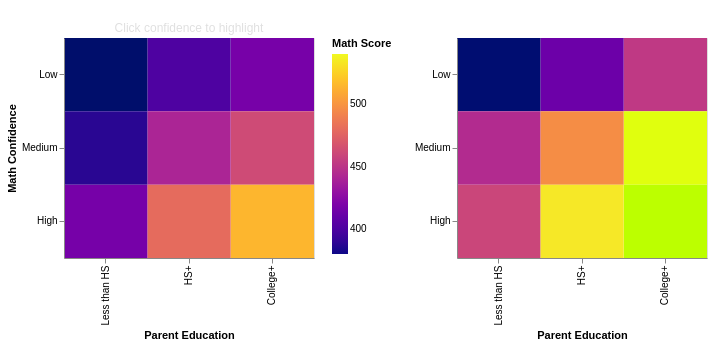

Notebook code for this chart:
### Markdown cell above
## Viz 8: Math Confidence -> Performance Across Datasets

**Left**: Heatmap showing PISA math scores by confidence and parent education  
**Right**: Heatmap showing HSLS math scores by confidence and parent education

### Code cell
pisa_v8 = pisa_df[(pisa_df["MATHEFF"].notna()) &
                   (pisa_df["PV1MATH"].notna()) &
                   (pisa_df["HISCED"].notna())].copy()
pisa_v8["Confidence_Level"] = pd.qcut(pisa_v8["MATHEFF"], 3, labels = ["Low", "Medium", "High"])
pisa_v8["Parent_Education"] = pisa_v8["HISCED"].map({
    1: "Less than HS", 2: "Less than HS", 3: "HS+", 4: "HS+", 5: "HS+", 6: "College+", 7: "College+", 8: "College+"
})

pisa_heatmap = pisa_v8.groupby(["Confidence_Level", "Parent_Education"]).agg(
    Math_Score = ("PV1MATH", "mean"),
    Count = ("PV1MATH", "count")
).reset_index()

hsls_v8 = hsls_df[(hsls_df["X1MTHEFF"].notna()) &
                   (hsls_df["X1TXMTSCOR"].notna()) &
                   (hsls_df["X1PAR1EDU"].notna())].copy()
hsls_v8 = hsls_v8[hsls_v8["X1PAR1EDU"] > 0]
hsls_v8["Confidence_Level"] = pd.qcut(hsls_v8["X1MTHEFF"], 3, labels = ["Low", "Medium", "High"])
hsls_v8["Parent_Education"] = hsls_v8["X1PAR1EDU"].map({
    1: "Less than HS", 2: "HS+", 3: "HS+", 4: "HS+", 5: "College+", 6: "College+", 7: "College+"
})

hsls_heatmap = hsls_v8.groupby(["Confidence_Level", "Parent_Education"]).agg(
    Math_Score = ("X1TXMTSCOR", "mean"),
    Count = ("X1TXMTSCOR", "count")
).reset_index()

conf_order = ["Low", "Medium", "High"]
parent_edu_order_3 = ["Less than HS", "HS+", "College+"]
conf_highlight = alt.selection_point(fields = ["Confidence_Level"], name = "conf_highlight")

left_chart = alt.Chart(pisa_heatmap).mark_rect(cursor = "pointer").encode(
    x = alt.X("Parent_Education:N", title = "Parent Education", sort = parent_edu_order_3),
    y = alt.Y("Confidence_Level:N", title = "Math Confidence", sort = conf_order),
    color = alt.Color("Math_Score:Q",
                    scale = alt.Scale(scheme = "plasma", domain = [380, 540]),
                    legend = alt.Legend(title = "Math Score")),
    opacity = alt.condition(conf_highlight, alt.value(1), alt.value(0.5)),
    tooltip = ["Confidence_Level:N", "Parent_Education:N",
             alt.Tooltip("Math_Score:Q", format = ".1f"),
             alt.Tooltip("Count:Q", format = ",d", title = "Students")]
).add_params(conf_highlight).properties(
    name = "view_1",
    title = {"text": "PISA (International)", "subtitle": "Click confidence to highlight",
           "color": "#FFFFFF", "fontSize": 14, "subtitleColor": "#E0E0E0"},
    width = 250, height = 220
)

right_chart = alt.Chart(hsls_heatmap).mark_rect().encode(
    x = alt.X("Parent_Education:N", title = "Parent Education", sort = parent_edu_order_3),
    y = alt.Y("Confidence_Level:N", title = None, sort = conf_order),
    color = alt.Color("Math_Score:Q",
                    scale = alt.Scale(scheme = "plasma", domain = [42, 56]),
                    legend = None),
    opacity = alt.condition(conf_highlight, alt.value(1), alt.value(0.5)),
    tooltip = ["Confidence_Level:N", "Parent_Education:N",
             alt.Tooltip("Math_Score:Q", format = ".1f"),
             alt.Tooltip("Count:Q", format = ",d", title = "Students")]
).properties(
    title = {"text": "HSLS (US)", "color": "#FFFFFF", "fontSize": 14},
    width = 250, height = 220
)

viz8 = alt.hconcat(left_chart, right_chart).resolve_scale(color = "independent")
save_chart(viz8, "combined_ses_achievement.json")
viz8

### Figure 1 — Vega-Lite specification as saved in the notebook (floating-point values rounded to 4 significant figures)
{"config": {"view": {"continuousWidth": 300, "continuousHeight": 300}}, "hconcat": [{"data": {"name": "data-73fa9e70244ff559d24656dd207f208a"}, "mark": {"type": "rect", "cursor": "pointer"}, "encoding": {"color": {"field": "Math_Score", "legend": {"title": "Math Score"}, "scale": {"domain": [380, 540], "scheme": "plasma"}, "type": "quantitative"}, "opacity": {"condition": {"param": "conf_highlight", "value": 1}, "value": 0.5}, "tooltip": [{"field": "Confidence_Level", "type": "nominal"}, {"field": "Parent_Education", "type": "nominal"}, {"field": "Math_Score", "format": ".1f", "type": "quantitative"}, {"field": "Count", "format": ",d", "title": "Students", "type": "quantitative"}], "x": {"field": "Parent_Education", "sort": ["Less than HS", "HS+", "College+"], "title": "Parent Education", "type": "nominal"}, "y": {"field": "Confidence_Level", "sort": ["Low", "Medium", "High"], "title": "Math Confidence", "type": "nominal"}}, "height": 220, "name": "view_1", "title": {"text": "PISA (International)", "subtitle": "Click confidence to highlight", "color": "#FFFFFF", "fontSize": 14, "subtitleColor": "#E0E0E0"}, "width": 250}, {"data": {"name": "data-63d70ddb0c8a089d45440ea0e34a6ab4"}, "mark": {"type": "rect"}, "encoding": {"color": {"field": "Math_Score", "legend": null, "scale": {"domain": [42, 56], "scheme": "plasma"}, "type": "quantitative"}, "opacity": {"condition": {"param": "conf_highlight", "value": 1}, "value": 0.5}, "tooltip": [{"field": "Confidence_Level", "type": "nominal"}, {"field": "Parent_Education", "type": "nominal"}, {"field": "Math_Score", "format": ".1f", "type": "quantitative"}, {"field": "Count", "format": ",d", "title": "Students", "type": "quantitative"}], "x": {"field": "Parent_Education", "sort": ["Less than HS", "HS+", "College+"], "title": "Parent Education", "type": "nominal"}, "y": {"field": "Confidence_Level", "sort": ["Low", "Medium", "High"], "title": null, "type": "nominal"}}, "height": 220, "title": {"text": "HSLS (US)", "color": "#FFFFFF", "fontSize": 14}, "width": 250}], "params": [{"name": "conf_highlight", "select": {"type": "point", "fields": ["Confidence_Level"]}, "views": ["view_1"]}], "resolve": {"scale": {"color": "independent"}}, "$schema": "https://vega.github.io/schema/vega-lite/v5.20.1.json", "datasets": {"data-73fa9e70244ff559d24656dd207f208a": [{"Confidence_Level": "Low", "Parent_Education": "College+", "Math_Score": 417.1, "Count": 57975}, {"Confidence_Level": "Low", "Parent_Education": "HS+", "Math_Score": 400.6, "Count": 46268}, {"Confidence_Level": "Low", "Parent_Education": "Less than HS", "Math_Score": 363.6, "Count": 6694}, {"Confidence_Level": "Medium", "Parent_Education": "College+", "Math_Score": 462.2, "Count": 60732}, {"Confidence_Level": "Medium", "Parent_Education": "HS+", "Math_Score": 440.8, "Count": 37894}, {"Confidence_Level": "Medium", "Parent_Education": "Less than HS", "Math_Score": 387.2, "Count": 4813}, {"Confidence_Level": "High", "Parent_Education": "College+", "Math_Score": 514.6, "Count": 58852}, {"Confidence_Level": "High", "Parent_Education": "HS+", "Math_Score": 479.7, "Count": 29972}, {"Confidence_Level": "High", "Parent_Education": "Less than HS", "Math_Score": 416.7, "Count": 3136}], "data-63d70ddb0c8a089d45440ea0e34a6ab4": [{"Confidence_Level": "Low", "Parent_Education": "College+", "Math_Score": 48.32, "Count": 558}, {"Confidence_Level": "Low", "Parent_Education": "HS+", "Math_Score": 44.86, "Count": 4665}, {"Confidence_Level": "Low", "Parent_Education": "Less than HS", "Math_Score": 40.85, "Count": 659}, {"Confidence_Level": "Medium", "Parent_Education": "College+", "Math_Score": 57.45, "Count": 810}, {"Confidence_Level": "Medium", "Parent_Education": "HS+", "Math_Score": 52.2, "Count": 4753}, {"Confidence_Level": "Medium", "Parent_Education": "Less than HS", "Math_Score": 47.65, "Count": 421}, {"Confidence_Level": "High", "Parent_Education": "College+", "Math_Score": 60.82, "Count": 824}, {"Confidence_Level": "High", "Parent_Education": "HS+", "Math_Score": 55.46, "Count": 3832}, {"Confidence_Level": "High", "Parent_Education": "Less than HS", "Math_Score": 48.94, "Count": 262}]}}
